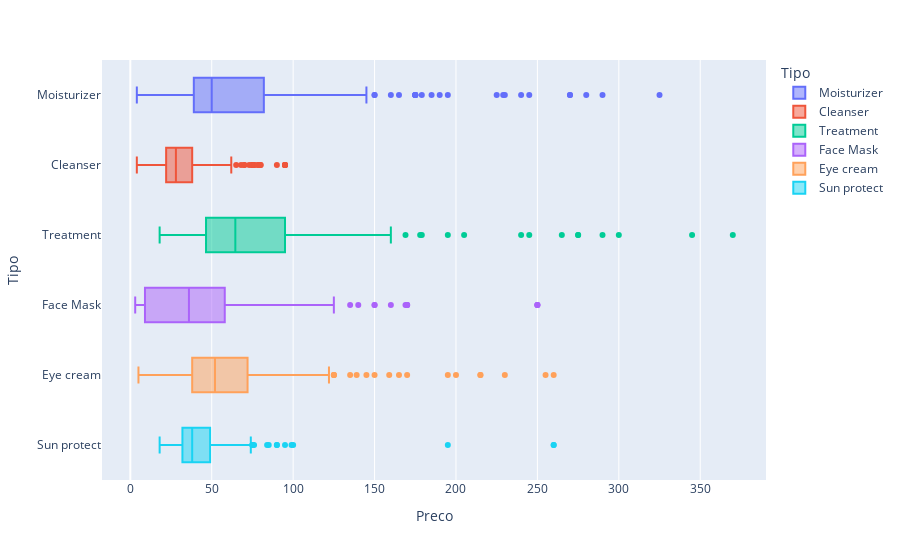

Notebook cell for this chart:
### Markdown cell above
### Análise Bivariada

### Code cell
# Plot de Distribuição (BoxPlot) por Tipo e Preço
px.box(df_cosmeticos, x='Preco', y='Tipo', color='Tipo', orientation='h', hover_data=['Marca', 'Nome'])

### Figure 1 — Plotly figure (JSON) as saved in the notebook; plotly's stock layout.template omitted (floating-point values rounded to 4 significant figures; data arrays with more than 128 entries replaced by an {"elided": "..."} marker saying what was removed)
{"data": [{"alignmentgroup": "True", "customdata": {"elided": "298x2 str values"}, "hovertemplate": "Tipo=%{y}<br>Preco=%{x}<br>Marca=%{customdata[0]}<br>Nome=%{customdata[1]}<extra></extra>", "legendgroup": "Moisturizer", "marker": {"color": "#636efa"}, "name": "Moisturizer", "notched": false, "offsetgroup": "Moisturizer", "orientation": "h", "showlegend": true, "type": "box", "x": {"elided": "298 int values"}, "x0": " ", "xaxis": "x", "y": {"elided": "298 str values"}, "y0": " ", "yaxis": "y"}, {"alignmentgroup": "True", "customdata": {"elided": "281x2 str values"}, "hovertemplate": "Tipo=%{y}<br>Preco=%{x}<br>Marca=%{customdata[0]}<br>Nome=%{customdata[1]}<extra></extra>", "legendgroup": "Cleanser", "marker": {"color": "#EF553B"}, "name": "Cleanser", "notched": false, "offsetgroup": "Cleanser", "orientation": "h", "showlegend": true, "type": "box", "x": {"elided": "281 int values"}, "x0": " ", "xaxis": "x", "y": {"elided": "281 str values"}, "y0": " ", "yaxis": "y"}, {"alignmentgroup": "True", "customdata": {"elided": "248x2 str values"}, "hovertemplate": "Tipo=%{y}<br>Preco=%{x}<br>Marca=%{customdata[0]}<br>Nome=%{customdata[1]}<extra></extra>", "legendgroup": "Treatment", "marker": {"color": "#00cc96"}, "name": "Treatment", "notched": false, "offsetgroup": "Treatment", "orientation": "h", "showlegend": true, "type": "box", "x": {"elided": "248 int values"}, "x0": " ", "xaxis": "x", "y": {"elided": "248 str values"}, "y0": " ", "yaxis": "y"}, {"alignmentgroup": "True", "customdata": {"elided": "266x2 str values"}, "hovertemplate": "Tipo=%{y}<br>Preco=%{x}<br>Marca=%{customdata[0]}<br>Nome=%{customdata[1]}<extra></extra>", "legendgroup": "Face Mask", "marker": {"color": "#ab63fa"}, "name": "Face Mask", "notched": false, "offsetgroup": "Face Mask", "orientation": "h", "showlegend": true, "type": "box", "x": {"elided": "266 int values"}, "x0": " ", "xaxis": "x", "y": {"elided": "266 str values"}, "y0": " ", "yaxis": "y"}, {"alignmentgroup": "True", "customdata": {"elided": "209x2 str values"}, "hovertemplate": "Tipo=%{y}<br>Preco=%{x}<br>Marca=%{customdata[0]}<br>Nome=%{customdata[1]}<extra></extra>", "legendgroup": "Eye cream", "marker": {"color": "#FFA15A"}, "name": "Eye cream", "notched": false, "offsetgroup": "Eye cream", "orientation": "h", "showlegend": true, "type": "box", "x": {"elided": "209 int values"}, "x0": " ", "xaxis": "x", "y": {"elided": "209 str values"}, "y0": " ", "yaxis": "y"}, {"alignmentgroup": "True", "customdata": {"elided": "170x2 str values"}, "hovertemplate": "Tipo=%{y}<br>Preco=%{x}<br>Marca=%{customdata[0]}<br>Nome=%{customdata[1]}<extra></extra>", "legendgroup": "Sun protect", "marker": {"color": "#19d3f3"}, "name": "Sun protect", "notched": false, "offsetgroup": "Sun protect", "orientation": "h", "showlegend": true, "type": "box", "x": {"elided": "170 int values"}, "x0": " ", "xaxis": "x", "y": {"elided": "170 str values"}, "y0": " ", "yaxis": "y"}], "layout": {"boxmode": "overlay", "legend": {"title": {"text": "Tipo"}, "tracegroupgap": 0}, "margin": {"t": 60}, "xaxis": {"anchor": "y", "domain": [0, 1], "title": {"text": "Preco"}}, "yaxis": {"anchor": "x", "categoryarray": ["Sun protect", "Eye cream", "Face Mask", "Treatment", "Cleanser", "Moisturizer"], "categoryorder": "array", "domain": [0, 1], "title": {"text": "Tipo"}}}}
